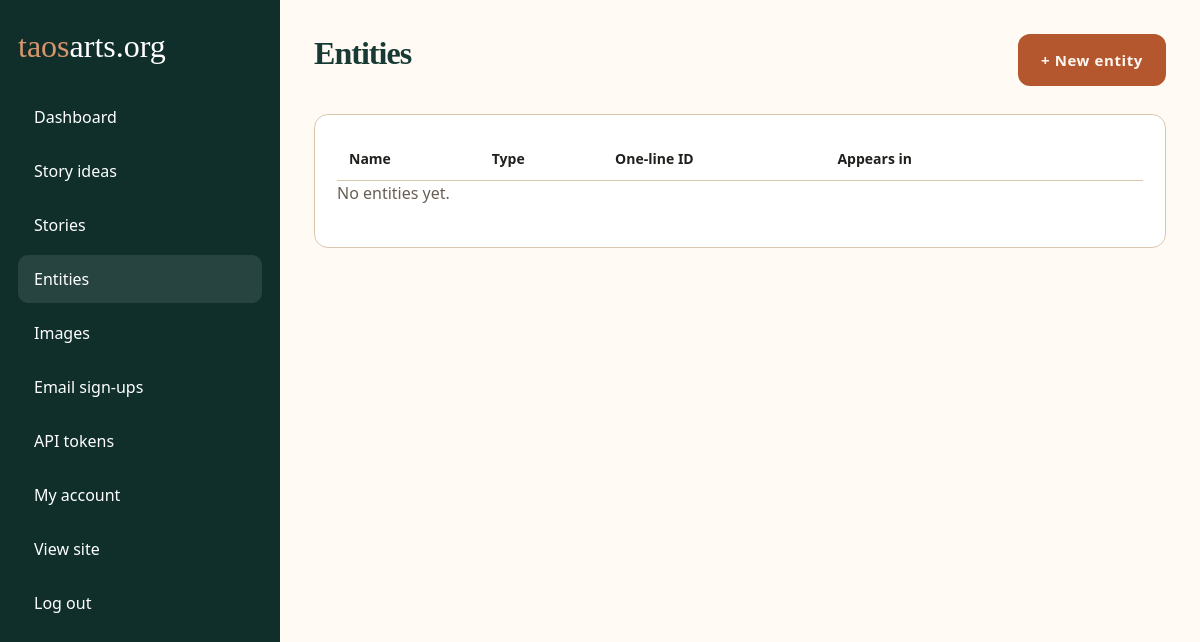
The app's page /admin/entities.php (signed in), older data.
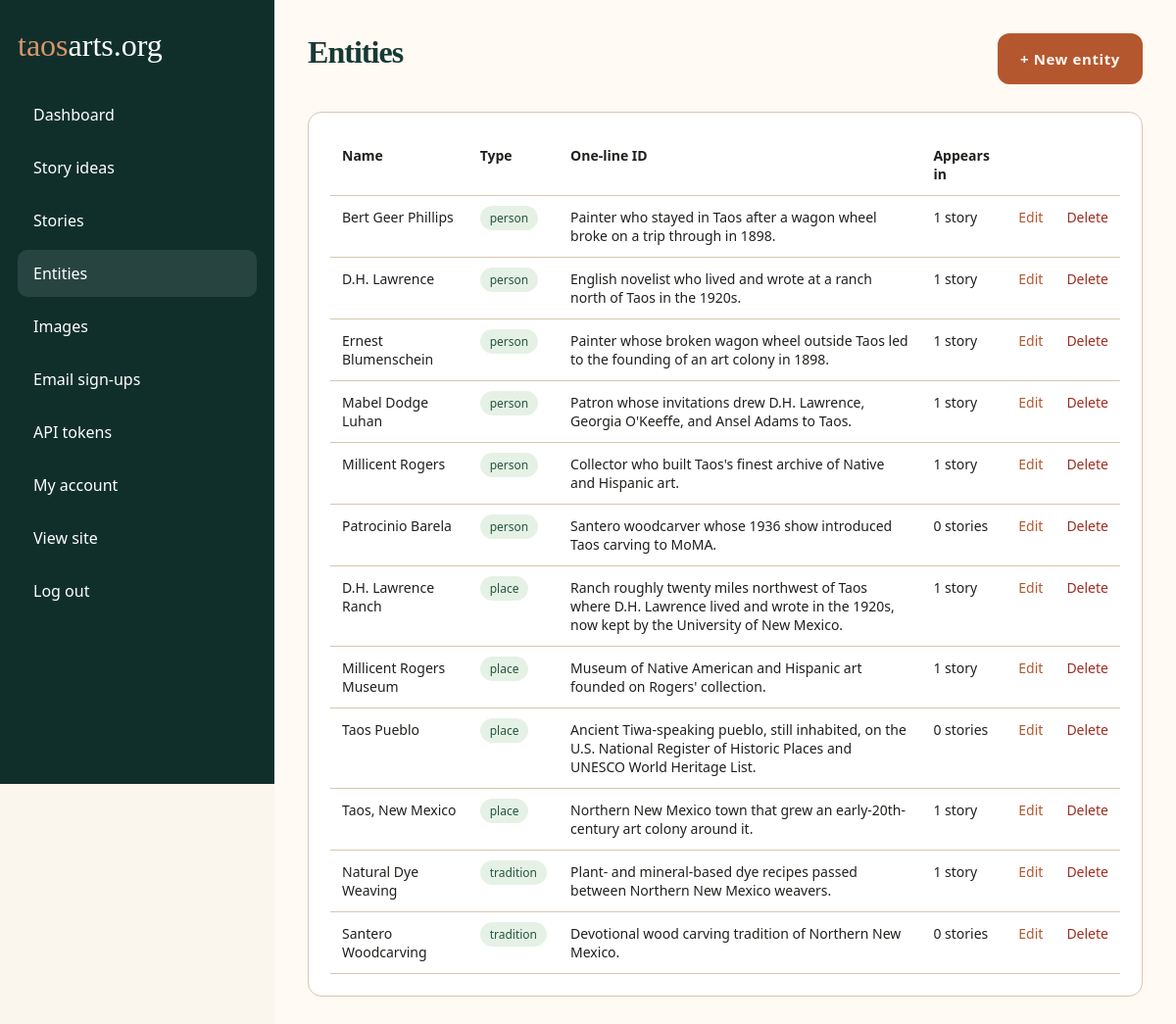
The same page, newer data.
### tables this page shows
CREATE TABLE entities (
  id INT UNSIGNED AUTO_INCREMENT PRIMARY KEY,
  type ENUM('person','place','tradition') NOT NULL,
  name VARCHAR(255) NOT NULL,
  slug VARCHAR(255) NOT NULL UNIQUE,
  one_line_id VARCHAR(255),
  aliases JSON,
  keywords JSON,
  date_start VARCHAR(50),
  date_end VARCHAR(50),
  coordinates VARCHAR(100),
  cadence VARCHAR(100),
  portrait_image_id INT UNSIGNED,
  bio_markdown TEXT,
  created_at DATETIME DEFAULT CURRENT_TIMESTAMP,
  updated_at DATETIME DEFAULT CURRENT_TIMESTAMP ON UPDATE CURRENT_TIMESTAMP,
  FOREIGN KEY (portrait_image_id) REFERENCES images(id) ON DELETE SET NULL,
  INDEX (type),
  INDEX (slug)
);

### includes/functions.php (called while the page is built, shortened)
<?php
function h($value): string { return htmlspecialchars((string)$value, ENT_QUOTES, 'UTF-8'); }
    ?>

### admin/entities.php (the view, shortened to what this page needs)
<?php
$active = 'entities';
require_once __DIR__ . '/_layout.php';
$pdo = db();
$rows = $pdo->query(
    'SELECT e.*, (SELECT COUNT(*) FROM story_entities se WHERE se.entity_id = e.id) story_count,
       (SELECT COUNT(*) FROM stories s WHERE s.primary_entity_id = e.id) primary_count
     FROM entities e ORDER BY e.type, e.name'
)->fetchAll();
?>
<div class="topbar"><h1>Entities</h1><a class="btn" href="entity_edit.php">+ New entity</a></div>
<section class="panel">
  <table class="table">
    <tr><th>Name</th><th>Type</th><th>One-line ID</th><th>Appears in</th><th></th><th></th></tr>
    <?php foreach ($rows as $r): ?>
    <?php
      $usedText = (int)$r['story_count'] . ' stor' . ($r['story_count'] == 1 ? 'y' : 'ies');
      $inUse = $r['story_count'] > 0 || $r['primary_count'] > 0;
      $confirmMsg = $inUse
        ? "Delete \"{$r['name']}\"? It's linked to $usedText" . ($r['primary_count'] ? " ({$r['primary_count']} as the primary entity)" : "") . " — deleting it unlinks it from those stories without deleting them. This can't be undone."
        : "Delete \"{$r['name']}\"? This can't be undone.";
    ?>
    <tr>
      <td><?= h($r['name']) ?></td>
      <td><span class="pill"><?= h($r['type']) ?></span></td>
      <td><?= h($r['one_line_id']) ?></td>
      <td><?= h($usedText) ?></td>
      <td><a href="entity_edit.php?id=<?= (int)$r['id'] ?>">Edit</a></td>
      <td>
        <form method="post" onsubmit="return confirm(<?= h(json_encode($confirmMsg)) ?>);" style="display:inline">
          <button class="link-btn">Delete</button>
        </form>
      </td>
    </tr>
    <?php endforeach; ?>
  </table>
  <?php if (!$rows): ?><p style="color:#685f54">No entities yet.</p><?php endif; ?>
</section>
<?php require __DIR__ . '/_footer.php'; ?>

### admin/_layout.php
<?php require_once __DIR__ . '/../includes/auth.php'; require_once __DIR__ . '/../includes/functions.php'; require_login(); ?>
<!doctype html><html lang="en"><head><meta charset="utf-8"><meta name="viewport" content="width=device-width,initial-scale=1"><title><?= h($title ?? 'Admin') ?> | taosarts.org</title><link rel="stylesheet" href="../assets/css/style.css"></head><body><div class="admin-layout"><aside class="sidebar"><div class="brand"><span style="color:#d9956b">taos</span>arts.org</div><a class="<?= ($active??'')==='dashboard'?'active':'' ?>" href="index.php">Dashboard</a><a class="<?= ($active??'')==='ideas'?'active':'' ?>" href="ideas.php">Story ideas</a><a class="<?= ($active??'')==='stories'?'active':'' ?>" href="stories.php">Stories</a><a class="<?= ($active??'')==='entities'?'active':'' ?>" href="entities.php">Entities</a><a class="<?= ($active??'')==='images'?'active':'' ?>" href="images.php">Images</a><a class="<?= ($active??'')==='emails'?'active':'' ?>" href="emails.php">Email sign-ups</a><a class="<?= ($active??'')==='tokens'?'active':'' ?>" href="tokens.php">API tokens</a><a class="<?= ($active??'')==='account'?'active':'' ?>" href="account.php">My account</a><a href="../index.php">View site</a><a href="logout.php">Log out</a></aside><main class="admin-main">

### admin/_footer.php
</main></div><script src="../assets/js/app.js"></script></body></html>

### assets/css/style.css (style rules this page uses)
:root { --ink:#173a35; --deep:#102f2b; --clay:#b4572f; --clay-dark:#8f401d; --sand:#efe3cf; --paper:#fbf6ed; --paper-strong:#fffdf8; --line:#d8c6ad; --line-soft:#e7dccd; --muted:#685f54; --sage:#82907f; --shadow:0 18px 50px rgba(28,24,19,.08); --shadow-soft:0 10px 26px rgba(28,24,19,.05); }
* { box-sizing:border-box }
html { scroll-behavior:smooth }
body { margin:0; font-family:"Avenir Next","Gill Sans","Segoe UI",sans-serif; background: radial-gradient(circle at top left, rgba(194,150,94,.10), transparent 34%), radial-gradient(circle at right 20%, rgba(76,132,122,.08), transparent 28%), var(--paper); color:#20201d; overflow-x:hidden; }
h1,h2,h3 { margin:0 0 14px; font-family:"Iowan Old Style","Palatino Linotype","Book Antiqua","Baskerville","Times New Roman",serif; color:var(--ink); line-height:1; letter-spacing:-.03em; }
a { color:var(--clay);text-decoration:none }
main { display:block }
.btn { display:inline-flex; align-items:center; justify-content:center; min-height:52px; padding:14px 22px; border-radius:12px; border:1px solid transparent; background:var(--clay); color:#fff8f2; font-size:15px; font-weight:700; letter-spacing:.04em; cursor:pointer; transition:transform .18s ease, background .18s ease, border-color .18s ease; }
.admin-layout { display:grid; grid-template-columns:280px 1fr; min-height:100vh; }
.sidebar { background:var(--deep); color:white; padding:28px 18px; position:sticky; top:0; height:100vh; }
.sidebar .brand { font-family:"Iowan Old Style","Palatino Linotype","Book Antiqua","Baskerville","Times New Roman",serif; font-size:32px; margin-bottom:28px; }
.sidebar a { display:block; color:white; padding:13px 16px; border-radius:10px; margin:6px 0; }
.sidebar a.active,.sidebar a:hover { background:#ffffff1a; }
.admin-main { padding:34px; background:#fffaf3; }
.topbar { display:flex; justify-content:space-between; align-items:center; gap:18px; margin-bottom:28px; }
.panel { background:white; border:1px solid var(--line); border-radius:14px; padding:22px; margin-bottom:22px; }
.table { width:100%; border-collapse:collapse; }
.table th,.table td { text-align:left; padding:12px; border-bottom:1px solid var(--line); font-size:14px; vertical-align:top; }
.link-btn { background:none; border:none; padding:0; font:inherit; color:#9d2d20; cursor:pointer; }
.pill { padding:4px 10px; border-radius:99px; background:#e6f1e5; color:#24563d; font-size:12px; }
p { margin:0 0 18px;line-height:1.62 }

Row changes from the older to the newer data that the page shows:
added entities: name "Bert Geer Phillips", type "person", one_line "Painter who stayed in Taos after a wagon wheel broke on a trip through in 1898.", usedText "1 story"
added entities: name "D.H. Lawrence", type "person", one_line "English novelist who lived and wrote at a ranch north of Taos in the 1920s.", usedText "1 story"
added entities: name "Ernest Blumenschein", type "person", one_line "Painter whose broken wagon wheel outside Taos led to the founding of an art colony in 1898.", usedText "1 story"
added entities: name "Mabel Dodge Luhan", type "person", one_line "Patron whose invitations drew D.H. Lawrence, Georgia O'Keeffe, and Ansel Adams to Taos.", usedText "1 story"
added entities: name "Millicent Rogers", type "person", one_line "Collector who built Taos's finest archive of Native and Hispanic art.", usedText "1 story"
added entities: name "Patrocinio Barela", type "person", one_line "Santero woodcarver whose 1936 show introduced Taos carving to MoMA.", usedText "0 stories"
added entities: name "D.H. Lawrence Ranch", type "place", one_line "Ranch roughly twenty miles northwest of Taos where D.H. Lawrence lived and wrote in the 1920s, now kept by the University of New Mexico.", usedText "1 story"
added entities: name "Millicent Rogers Museum", type "place", one_line "Museum of Native American and Hispanic art founded on Rogers' collection.", usedText "1 story"
added entities: name "Taos Pueblo", type "place", one_line "Ancient Tiwa-speaking pueblo, still inhabited, on the U.S. National Register of Historic Places and UNESCO World Heritage List.", usedText "0 stories"
added entities: name "Taos, New Mexico", type "place", one_line "Northern New Mexico town that grew an early-20th-century art colony around it.", usedText "1 story"
added entities: name "Natural Dye Weaving", type "tradition", one_line "Plant- and mineral-based dye recipes passed between Northern New Mexico weavers.", usedText "1 story"
added entities: name "Santero Woodcarving", type "tradition", one_line "Devotional wood carving tradition of Northern New Mexico.", usedText "0 stories"
Text that changed along with them:
text no longer shown: "No entities yet."
